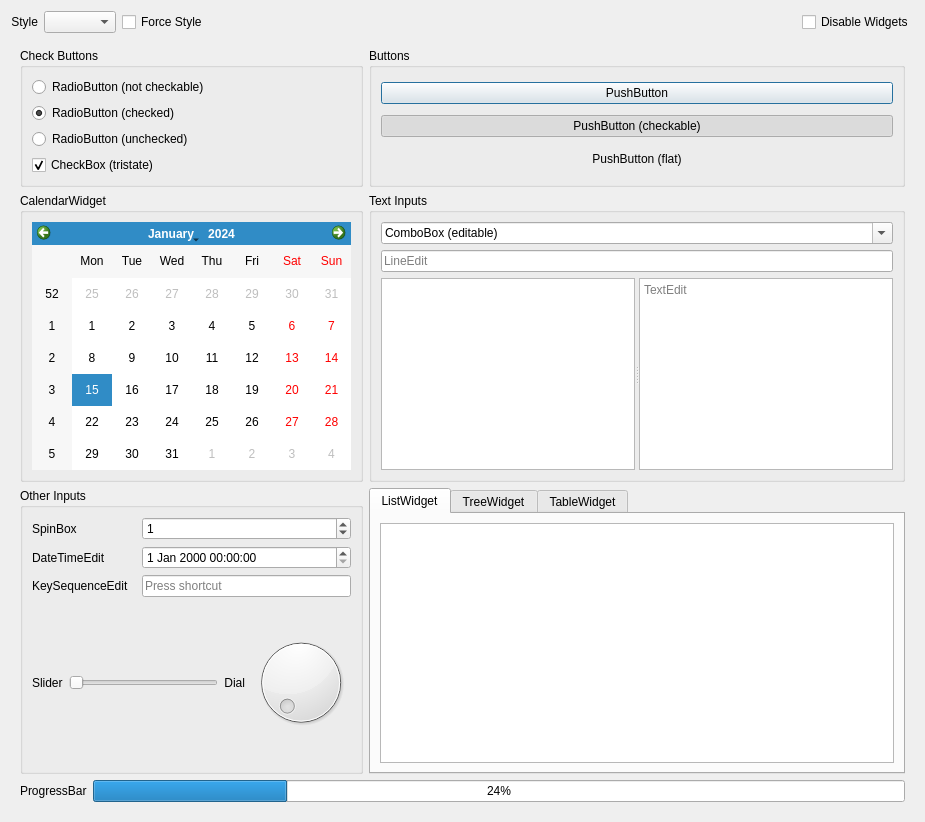
<?xml version="1.0" encoding="UTF-8"?>
<ui version="4.0">
 <class>Dialog</class>
 <widget class="QDialog" name="Dialog">
  <property name="geometry">
   <rect>
    <x>0</x>
    <y>0</y>
    <width>925</width>
    <height>822</height>
   </rect>
  </property>
  <property name="windowTitle">
   <string notr="true">Qt Widget Gallery</string>
  </property>
  <layout class="QVBoxLayout" name="verticalLayout">
   <item>
    <layout class="QHBoxLayout" name="topLayout">
     <item>
      <widget class="QLabel" name="styleLabel">
       <property name="text">
        <string notr="true">Style</string>
       </property>
       <property name="alignment">
        <set>Qt::AlignRight|Qt::AlignTrailing|Qt::AlignVCenter</set>
       </property>
      </widget>
     </item>
     <item>
      <widget class="QComboBox" name="styleComboBox">
       <property name="currentText">
        <string notr="true"/>
       </property>
      </widget>
     </item>
     <item>
      <widget class="QCheckBox" name="forceCheckBox">
       <property name="text">
        <string notr="true">Force Style</string>
       </property>
      </widget>
     </item>
     <item>
      <spacer name="horizontalSpacer">
       <property name="orientation">
        <enum>Qt::Horizontal</enum>
       </property>
       <property name="sizeHint" stdset="0">
        <size>
         <width>40</width>
         <height>20</height>
        </size>
       </property>
      </spacer>
     </item>
     <item>
      <widget class="QCheckBox" name="disableCheckBox">
       <property name="text">
        <string notr="true">Disable Widgets</string>
       </property>
      </widget>
     </item>
    </layout>
   </item>
   <item>
    <widget class="QWidget" name="testGrid" native="true">
     <layout class="QGridLayout" name="gridLayout">
      <item row="0" column="0">
       <widget class="QGroupBox" name="checkButtonsGroup">
        <property name="title">
         <string notr="true">Check Buttons</string>
        </property>
        <layout class="QVBoxLayout" name="verticalLayout_3">
         <item>
          <widget class="QRadioButton" name="radioButtonNotCheckable">
           <property name="text">
            <string notr="true">RadioButton (not checkable)</string>
           </property>
           <property name="checkable">
            <bool>false</bool>
           </property>
          </widget>
         </item>
         <item>
          <widget class="QRadioButton" name="radioButtonChecked">
           <property name="text">
            <string notr="true">RadioButton (checked)</string>
           </property>
           <property name="checked">
            <bool>true</bool>
           </property>
          </widget>
         </item>
         <item>
          <widget class="QRadioButton" name="radioButtonUnchecked">
           <property name="text">
            <string notr="true">RadioButton (unchecked)</string>
           </property>
          </widget>
         </item>
         <item>
          <widget class="QCheckBox" name="checkBoxTristate">
           <property name="text">
            <string notr="true">CheckBox (tristate)</string>
           </property>
           <property name="checked">
            <bool>true</bool>
           </property>
           <property name="tristate">
            <bool>true</bool>
           </property>
          </widget>
         </item>
        </layout>
       </widget>
      </item>
      <item row="0" column="1">
       <widget class="QGroupBox" name="buttonsGroup">
        <property name="title">
         <string notr="true">Buttons</string>
        </property>
        <layout class="QVBoxLayout" name="verticalLayout_4">
         <item>
          <widget class="QPushButton" name="pushButton">
           <property name="text">
            <string notr="true">PushButton</string>
           </property>
          </widget>
         </item>
         <item>
          <widget class="QPushButton" name="pushButtonCheckable">
           <property name="text">
            <string notr="true">PushButton (checkable)</string>
           </property>
           <property name="checkable">
            <bool>true</bool>
           </property>
           <property name="checked">
            <bool>true</bool>
           </property>
          </widget>
         </item>
         <item>
          <widget class="QPushButton" name="pushButtonFlat">
           <property name="text">
            <string notr="true">PushButton (flat)</string>
           </property>
           <property name="autoDefault">
            <bool>true</bool>
           </property>
           <property name="flat">
            <bool>true</bool>
           </property>
          </widget>
         </item>
        </layout>
       </widget>
      </item>
      <item row="1" column="0">
       <widget class="QGroupBox" name="calendarGroup">
        <property name="title">
         <string notr="true">CalendarWidget</string>
        </property>
        <layout class="QGridLayout" name="gridLayout_3">
         <item row="0" column="0">
          <widget class="QCalendarWidget" name="calendarWidget"/>
         </item>
        </layout>
       </widget>
      </item>
      <item row="1" column="1">
       <widget class="QGroupBox" name="textInputsGroup">
        <property name="title">
         <string notr="true">Text Inputs</string>
        </property>
        <layout class="QVBoxLayout" name="verticalLayout_8">
         <item>
          <widget class="QComboBox" name="comboBox">
           <property name="editable">
            <bool>true</bool>
           </property>
           <property name="currentText">
            <string notr="true">ComboBox (editable)</string>
           </property>
           <property name="placeholderText">
            <string/>
           </property>
          </widget>
         </item>
         <item>
          <widget class="QLineEdit" name="lineEdit">
           <property name="text">
            <string notr="true"/>
           </property>
           <property name="placeholderText">
            <string notr="true">LineEdit</string>
           </property>
          </widget>
         </item>
         <item>
          <widget class="QSplitter" name="splitter">
           <property name="orientation">
            <enum>Qt::Horizontal</enum>
           </property>
           <widget class="QPlainTextEdit" name="plainTextEdit">
            <property name="plainText">
             <string notr="true"/>
            </property>
            <property name="placeholderText">
             <string notr="true">PlainTextEdit</string>
            </property>
           </widget>
           <widget class="QTextEdit" name="textEdit">
            <property name="documentTitle">
             <string notr="true"/>
            </property>
            <property name="placeholderText">
             <string notr="true">TextEdit</string>
            </property>
           </widget>
          </widget>
         </item>
        </layout>
       </widget>
      </item>
      <item row="2" column="0">
       <widget class="QGroupBox" name="otherInputsGroup">
        <property name="title">
         <string notr="true">Other Inputs</string>
        </property>
        <layout class="QGridLayout" name="gridLayout_2">
         <item row="2" column="1" colspan="2">
          <widget class="QKeySequenceEdit" name="keySequenceEdit">
           <property name="keySequence">
            <string notr="true"/>
           </property>
          </widget>
         </item>
         <item row="0" column="1" colspan="2">
          <widget class="QSpinBox" name="spinBox">
           <property name="suffix">
            <string notr="true"/>
           </property>
           <property name="prefix">
            <string notr="true"/>
           </property>
           <property name="value">
            <number>1</number>
           </property>
          </widget>
         </item>
         <item row="2" column="0">
          <widget class="QLabel" name="keySequenceLabel">
           <property name="text">
            <string notr="true">KeySequenceEdit</string>
           </property>
          </widget>
         </item>
         <item row="1" column="0">
          <widget class="QLabel" name="dateTimeLabel">
           <property name="text">
            <string notr="true">DateTimeEdit</string>
           </property>
          </widget>
         </item>
         <item row="0" column="0">
          <widget class="QLabel" name="spinBoxLabel">
           <property name="text">
            <string notr="true">SpinBox</string>
           </property>
          </widget>
         </item>
         <item row="3" column="0" colspan="3">
          <layout class="QHBoxLayout" name="horizontalLayout">
           <item>
            <widget class="QLabel" name="sliderLabel">
             <property name="text">
              <string notr="true">Slider</string>
             </property>
            </widget>
           </item>
           <item>
            <widget class="QSlider" name="horizontalSlider">
             <property name="orientation">
              <enum>Qt::Horizontal</enum>
             </property>
            </widget>
           </item>
           <item>
            <widget class="QLabel" name="label">
             <property name="text">
              <string notr="true">Dial</string>
             </property>
             <property name="alignment">
              <set>Qt::AlignRight|Qt::AlignTrailing|Qt::AlignVCenter</set>
             </property>
            </widget>
           </item>
           <item>
            <widget class="QDial" name="dial"/>
           </item>
          </layout>
         </item>
         <item row="1" column="1" colspan="2">
          <widget class="QDateTimeEdit" name="dateTimeEdit"/>
         </item>
        </layout>
       </widget>
      </item>
      <item row="2" column="1">
       <widget class="QTabWidget" name="tabWidget">
        <property name="currentIndex">
         <number>0</number>
        </property>
        <widget class="QWidget" name="listTab">
         <attribute name="title">
          <string notr="true">ListWidget</string>
         </attribute>
         <layout class="QVBoxLayout" name="verticalLayout_6">
          <item>
           <widget class="QListWidget" name="listWidget"/>
          </item>
         </layout>
        </widget>
        <widget class="QWidget" name="treeTab">
         <attribute name="title">
          <string notr="true">TreeWidget</string>
         </attribute>
         <layout class="QVBoxLayout" name="verticalLayout_7">
          <item>
           <widget class="QTreeWidget" name="treeWidget">
            <column>
             <property name="text">
              <string notr="true">1</string>
             </property>
            </column>
           </widget>
          </item>
         </layout>
        </widget>
        <widget class="QWidget" name="tableTab">
         <attribute name="title">
          <string notr="true">TableWidget</string>
         </attribute>
         <layout class="QVBoxLayout" name="verticalLayout_5">
          <item>
           <widget class="QTableWidget" name="tableWidget">
            <property name="rowCount">
             <number>0</number>
            </property>
            <property name="columnCount">
             <number>0</number>
            </property>
           </widget>
          </item>
         </layout>
        </widget>
       </widget>
      </item>
      <item row="3" column="0" colspan="2">
       <layout class="QHBoxLayout" name="progressBarLayout">
        <item>
         <widget class="QLabel" name="progressBarLabel">
          <property name="text">
           <string notr="true">ProgressBar</string>
          </property>
         </widget>
        </item>
        <item>
         <widget class="QProgressBar" name="progressBar">
          <property name="value">
           <number>24</number>
          </property>
         </widget>
        </item>
       </layout>
      </item>
     </layout>
    </widget>
   </item>
  </layout>
 </widget>
 <resources/>
 <connections/>
</ui>
